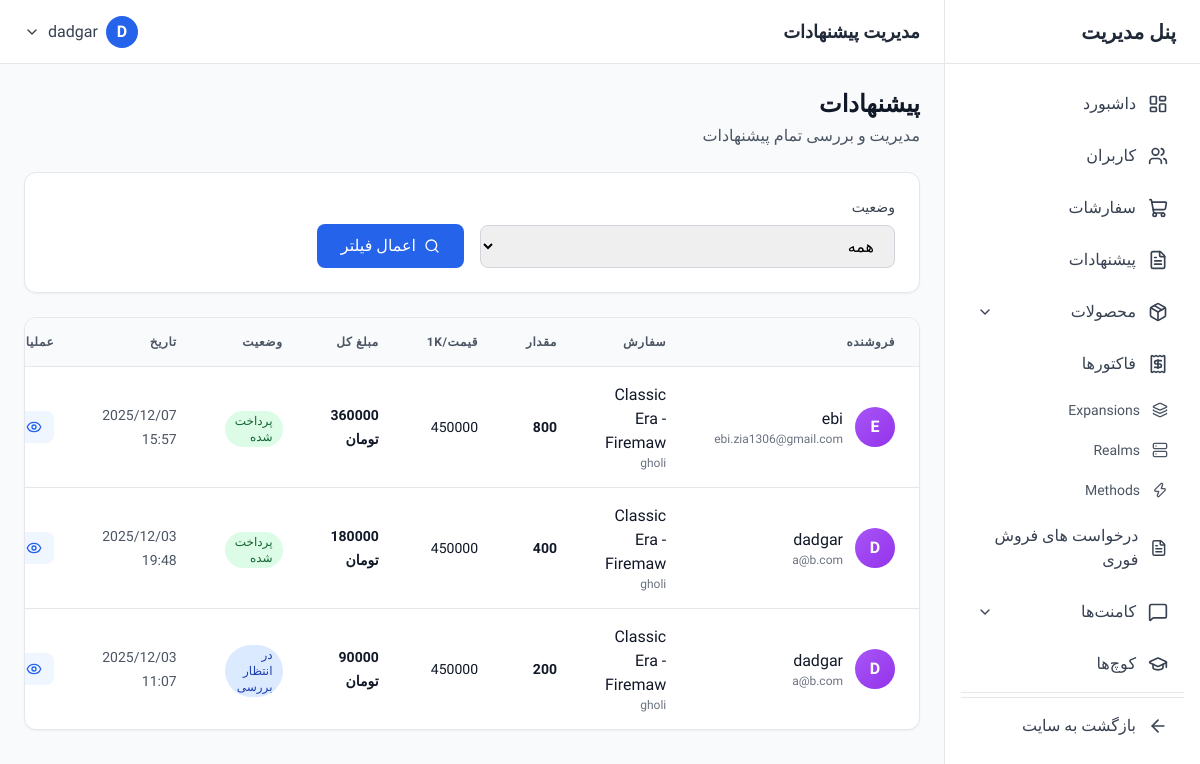
Screenshot of /dashboard/offers/ (signed in) with the database file from the repository.
### account/models.py (models this page shows, shortened)
class User(AbstractUser):
    email = models.EmailField('Email Address', unique=True)
    phone = models.CharField('Phone Number', max_length=15)
    discord_id = models.CharField('Discord ID', max_length=255)
    last_activation_email_sent = models.DateTimeField(null=True, blank=True)

### core/models.py (models this page shows, shortened)
class Offer(models.Model):
    STATUS_CHOICES = [
        ('pending', 'در انتظار تکمیل'),
        ('review', 'در انتظار بررسی'),
        ('Awaiting_payment', 'در انتظار پرداخت'),
        ('paid', 'پرداخت شده'),
        ('nptapprove', 'تایید نشد')
    ]
    order = models.ForeignKey('Order', on_delete=models.CASCADE, related_name='offers')  # هر Offer به یک Order وصل است
    seller = models.ForeignKey(User, on_delete=models.CASCADE, related_name='offers')  # فروشنده
    quantity = models.PositiveIntegerField()
    price_per_1k = models.IntegerField()
    total_price = models.IntegerField()
    status = models.CharField(max_length=20, choices=STATUS_CHOICES, default='pending')
    created_at = models.DateTimeField(auto_now_add=True)
    proof = models.FileField(upload_to=_get_avatar_upload_path, null=True, blank=True)

class Order(models.Model):
    STATUS_CHOICES = [
        ('available', 'در دسترس'),
        ('Done', 'به اتمام رسیده'),
        ('cansel', 'لغو شده'),
        ('pending', 'در حال بررسی'),
    ]
    FACTION_CHOICES = [
        ('horde', 'Horde'),
        ('alliance', 'Alliance')
    ]
    REGION_CHOICES = [
        ('eu', 'EU'),
        ('us', 'US')
    ]
    title = models.CharField('Title', max_length=255)
    uuid = models.UUIDField(unique=True, default=uuid.uuid4)
    created_at = models.DateTimeField(auto_now_add=True)
    description = models.TextField()
    buyer = models.CharField('Buyer', max_length=255)
    expansion = models.ManyToManyField(Expansion,)
    faction = models.CharField('Faction', max_length=255, choices=FACTION_CHOICES)
    realm = models.ManyToManyField(Realm,)
    region = models.CharField('Region', max_length=255, choices=REGION_CHOICES)
    min_reserve = models.IntegerField('Min. Reserve')
    price_per_1k = models.IntegerField('Price per 1k')
    amount = models.IntegerField('Amount')
    status = models.CharField('Status', max_length=255, choices=STATUS_CHOICES)
    rest = models.IntegerField('Rest', default=0)

### dashboard/views.py (the view)
# urls.py: path('offers/', views.offer_list, name='offer_list'),
@login_required
@user_passes_test(is_admin)
def offer_list(request):
    offers = Offer.objects.select_related('seller', 'order').order_by('-created_at')
    status_filter = request.GET.get('status', '')
    if status_filter:
        offers = offers.filter(status=status_filter)
    seller_id = request.GET.get('seller', '')
    if seller_id:
        offers = offers.filter(seller_id=seller_id)
        try:
            seller = User.objects.get(id=seller_id)
        except User.DoesNotExist:
            seller = None
    else:
        seller = None
    context = {
        'offers': offers,
        'status_filter': status_filter,
        'status_choices': Offer.STATUS_CHOICES,
        'seller': seller,
    }
    return render(request, 'dashboard/offers/list.html', context)

### dashboard/views.py (called while the page is built)
def is_admin(user):
    return user.is_staff or user.is_superuser

### dashboard/templates/dashboard/offers/list.html (shortened to what this page needs)
{% extends 'dashboard/base.html' %}
{% block page_title %}مدیریت پیشنهادات{% endblock %}
{% block content %}
<div class="space-y-6">
    <div class="flex flex-col sm:flex-row items-start sm:items-center justify-between gap-4">
        <div>
            <h2 class="text-2xl font-bold text-gray-900">پیشنهادات</h2>
            <p class="text-gray-600 mt-1">مدیریت و بررسی تمام پیشنهادات</p>
        </div>
    </div>
    <div class="bg-white rounded-xl shadow-sm border border-gray-200 p-6">
        <form method="GET" class="grid grid-cols-1 md:grid-cols-2 gap-4">
            <div>
                <label class="block text-sm font-medium text-gray-700 mb-2">وضعیت</label>
                <select
                    name="status"
                    class="w-full px-4 py-2.5 border border-gray-300 rounded-lg focus:ring-2 focus:ring-blue-500 focus:border-blue-500"
                >
                    <option value="">همه</option>
                </select>
            </div>
            <div class="flex items-end gap-2">
                <button type="submit" class="inline-flex items-center gap-2 px-6 py-2.5 bg-blue-600 text-white rounded-lg hover:bg-blue-700 transition-colors">
                    <i data-lucide="search" class="w-4 h-4"></i>
                    <span>اعمال فیلتر</span>
                </button>
            </div>
        </form>
    </div>
    <div class="bg-white rounded-xl shadow-sm border border-gray-200 overflow-hidden">
        {% if offers %}
        <div class="overflow-x-auto">
            <table class="w-full">
                <thead class="bg-gray-50 border-b border-gray-200">
                    <tr>
                        <th class="px-6 py-4 text-right text-xs font-semibold text-gray-600 uppercase tracking-wider">فروشنده</th>
                        <th class="px-6 py-4 text-right text-xs font-semibold text-gray-600 uppercase tracking-wider">سفارش</th>
                        <th class="px-6 py-4 text-right text-xs font-semibold text-gray-600 uppercase tracking-wider">مقدار</th>
                        <th class="px-6 py-4 text-right text-xs font-semibold text-gray-600 uppercase tracking-wider">قیمت/1K</th>
                        <th class="px-6 py-4 text-right text-xs font-semibold text-gray-600 uppercase tracking-wider">مبلغ کل</th>
                        <th class="px-6 py-4 text-right text-xs font-semibold text-gray-600 uppercase tracking-wider">وضعیت</th>
                        <th class="px-6 py-4 text-right text-xs font-semibold text-gray-600 uppercase tracking-wider">تاریخ</th>
                        <th class="px-6 py-4 text-right text-xs font-semibold text-gray-600 uppercase tracking-wider">عملیات</th>
                    </tr>
                </thead>
                <tbody class="divide-y divide-gray-200">
                    {% for offer in offers %}
                    <tr class="hover:bg-gray-50 transition-colors">
                        <td class="px-6 py-4">
                            <div class="flex items-center gap-3">
                                <div class="flex-shrink-0 w-10 h-10 bg-gradient-to-br from-purple-500 to-purple-600 rounded-full flex items-center justify-center text-white font-semibold">
                                    {{ offer.seller.username|slice:":1"|upper }}
                                </div>
                                <div>
                                    <p class="font-medium text-gray-900">{{ offer.seller.username }}</p>
                                    <p class="text-xs text-gray-500">{{ offer.seller.email }}</p>
                                </div>
                            </div>
                        </td>
                        <td class="px-6 py-4">
                            <div>
                                <p class="font-medium text-gray-900">{{ offer.order.title|truncatewords:5 }}</p>
                                <p class="text-xs text-gray-500">{{ offer.order.buyer }}</p>
                            </div>
                        </td>
                        <td class="px-6 py-4">
                            <span class="text-sm font-semibold text-gray-900">{{ offer.quantity|floatformat:0 }}</span>
                        </td>
                        <td class="px-6 py-4">
                            <span class="text-sm text-gray-900">{{ offer.price_per_1k|floatformat:0 }}</span>
                        </td>
                        <td class="px-6 py-4">
                            <span class="text-sm font-bold text-gray-900">{{ offer.total_price|floatformat:0 }} تومان</span>
                        </td>
                        <td class="px-6 py-4">
                            <span class="inline-flex items-center px-2.5 py-0.5 rounded-full text-xs font-medium
                                {% if offer.status == 'pending' %}bg-yellow-100 text-yellow-800
                                {% elif offer.status == 'review' %}bg-blue-100 text-blue-800
                                {% elif offer.status == 'Awaiting_payment' %}bg-orange-100 text-orange-800
                                {% elif offer.status == 'paid' %}bg-green-100 text-green-800
                                {% else %}bg-red-100 text-red-800{% endif %}">
                                {{ offer.get_status_display }}
                            </span>
                        </td>
                        <td class="px-6 py-4">
                            <span class="text-sm text-gray-600">{{ offer.created_at|date:"Y/m/d H:i" }}</span>
                        </td>
                        <td class="px-6 py-4">
                            <a href="{% url 'dashboard:offer_detail' offer.pk %}"
                               class="inline-flex items-center gap-2 px-3 py-1.5 text-sm bg-blue-50 text-blue-600 rounded-lg hover:bg-blue-100 transition-colors">
                                <i data-lucide="eye" class="w-4 h-4"></i>
                            </a>
                        </td>
                    </tr>
                    {% endfor %}
                </tbody>
            </table>
        </div>
        {% endif %}
    </div>
</div>
{% endblock %}

### dashboard/templates/dashboard/base.html (shortened to what this page needs)
<!DOCTYPE html>
<html lang="fa" dir="rtl">
<head>
    <script src="https://cdn.tailwindcss.com"></script>
</head>
<body class="bg-gray-50" x-data="{ sidebarOpen: true, mobileMenuOpen: false }">
    <aside
        :class="sidebarOpen ? 'translate-x-0' : 'translate-x-full'"
        class="fixed right-0 top-0 z-40 h-screen w-64 bg-white border-l border-gray-200 transition-transform duration-300 ease-in-out lg:translate-x-0"
    >
        <div class="flex items-center justify-between h-16 px-6 border-b border-gray-200">
            <h1 class="text-xl font-bold text-gray-800">پنل مدیریت</h1>
        </div>
<nav class="p-4 space-y-1 overflow-y-auto h-[calc(100vh-64px)]">
    <a href="{% url 'dashboard:home' %}" class="flex items-center gap-3 px-4 py-3 text-gray-700 rounded-lg hover:bg-blue-50 hover:text-blue-600 transition-colors">
        <i data-lucide="layout-dashboard" class="w-5 h-5"></i>
        <span>داشبورد</span>
    </a>
    <a href="{% url 'dashboard:user_list' %}" class="flex items-center gap-3 px-4 py-3 text-gray-700 rounded-lg hover:bg-blue-50 hover:text-blue-600 transition-colors">
        <i data-lucide="users" class="w-5 h-5"></i>
        <span>کاربران</span>
    </a>
    <a href="{% url 'dashboard:order_list' %}" class="flex items-center gap-3 px-4 py-3 text-gray-700 rounded-lg hover:bg-blue-50 hover:text-blue-600 transition-colors">
        <i data-lucide="shopping-cart" class="w-5 h-5"></i>
        <span>سفارشات</span>
    </a>
    <a href="{% url 'dashboard:offer_list' %}" class="flex items-center gap-3 px-4 py-3 text-gray-700 rounded-lg hover:bg-blue-50 hover:text-blue-600 transition-colors">
        <i data-lucide="file-text" class="w-5 h-5"></i>
        <span>پیشنهادات</span>
    </a>
    <div x-data="{ open: false }">
        <button @click="open = !open" class="w-full flex items-center justify-between gap-3 px-4 py-3 text-gray-700 rounded-lg hover:bg-blue-50 hover:text-blue-600 transition-colors">
            <div class="flex items-center gap-3">
                <i data-lucide="package" class="w-5 h-5"></i>
                <span>محصولات</span>
            </div>
            <i data-lucide="chevron-down" class="w-4 h-4" :class="{ 'rotate-180': open }"></i>
        </button>
    </div>
    <a href="{% url 'dashboard:invoice_list' %}" class="flex items-center gap-3 px-4 py-3 text-gray-700 rounded-lg hover:bg-blue-50 hover:text-blue-600 transition-colors">
        <i data-lucide="receipt" class="w-5 h-5"></i>
        <span>فاکتورها</span>
    </a>
    <a href="{% url 'dashboard:expansion_list' %}" class="flex items-center gap-3 px-4 py-2 text-sm text-gray-600 rounded-lg hover:bg-blue-50 hover:text-blue-600 transition-colors">
        <i data-lucide="layers" class="w-4 h-4"></i>
        <span>Expansions</span>
    </a>
    <a href="{% url 'dashboard:realm_list' %}" class="flex items-center gap-3 px-4 py-2 text-sm text-gray-600 rounded-lg hover:bg-blue-50 hover:text-blue-600 transition-colors">
        <i data-lucide="server" class="w-4 h-4"></i>
        <span>Realms</span>
    </a>
    <a href="{% url 'dashboard:method_list' %}" class="flex items-center gap-3 px-4 py-2 text-sm text-gray-600 rounded-lg hover:bg-blue-50 hover:text-blue-600 transition-colors">
        <i data-lucide="zap" class="w-4 h-4"></i>
        <span>Methods</span>
    </a>
    <a href="{% url 'dashboard:fastsell_list' %}" class="flex items-center gap-3 px-4 py-3 text-gray-700 rounded-lg hover:bg-blue-50 hover:text-blue-600 transition-colors">
        <i data-lucide="file-text" class="w-5 h-5"></i>
        <span>درخواست های فروش فوری</span>
    </a>
    <div x-data="{ open: false }">
        <button @click="open = !open" class="w-full flex items-center justify-between gap-3 px-4 py-3 text-gray-700 rounded-lg hover:bg-blue-50 hover:text-blue-600 transition-colors">
            <div class="flex items-center gap-3">
                <i data-lucide="message-square" class="w-5 h-5"></i>
                <span>کامنت‌ها</span>
            </div>
            <i data-lucide="chevron-down" class="w-4 h-4" :class="{ 'rotate-180': open }"></i>
        </button>
    </div>
    <a href="{% url 'dashboard:coach_list' %}" class="flex items-center gap-3 px-4 py-3 text-gray-700 rounded-lg hover:bg-blue-50 hover:text-blue-600 transition-colors">
        <i data-lucide="graduation-cap" class="w-5 h-5"></i>
        <span>کوچ‌ها</span>
    </a>
    <hr class="my-4 border-gray-200">
    <hr class="my-4 border-gray-200">
    <a href="/" class="flex items-center gap-3 px-4 py-3 text-gray-700 rounded-lg hover:bg-gray-100 transition-colors">
        <i data-lucide="arrow-left" class="w-5 h-5"></i>
        <span>بازگشت به سایت</span>
    </a>
</nav>
    </aside>
    <div class="lg:mr-64">
        <header class="bg-white border-b border-gray-200 h-16 flex items-center justify-between px-6 sticky top-0 z-30">
            <div class="flex items-center gap-4">
                <h2 class="text-lg font-semibold text-gray-800">{% block page_title %}داشبورد{% endblock %}</h2>
            </div>
            <div class="flex items-center gap-4" x-data="{ open: false }">
                <div class="relative">
                    <button @click="open = !open" class="flex items-center gap-2 text-gray-700 hover:text-gray-900">
                        <div class="w-8 h-8 rounded-full bg-blue-600 flex items-center justify-center text-white font-semibold">
                            {{ request.user.username|slice:":1"|upper }}
                        </div>
                        <span class="hidden md:block">{{ request.user.username }}</span>
                        <i data-lucide="chevron-down" class="w-4 h-4"></i>
                    </button>
                </div>
            </div>
        </header>
        <main class="p-6">
            {% block content %}{% endblock %}
        </main>
    </div>
</body>
</html>

### dashboard/templates/dashboard/base.html (style rules this page uses)
body { font-family: 'Vazirmatn', sans-serif; }

### rows the page displays
User: user.username "D", user.username "dadgar"
Offer: seller.username "E", seller.username "ebi", seller.email "ebi.zia1306@gmail.com", order "Classic Era - Firemaw", order.buyer "gholi", quantity "800", price_per_1k "450000", total_price "360000", status "پرداخت شده", created_at "2025/12/07 15:57"
Offer: seller.username "D", seller.username "dadgar", seller.email "a@b.com", order "Classic Era - Firemaw", order.buyer "gholi", quantity "400", price_per_1k "450000", total_price "180000", status "پرداخت شده", created_at "2025/12/03 19:48"
Offer: seller.username "D", seller.username "dadgar", seller.email "a@b.com", order "Classic Era - Firemaw", order.buyer "gholi", quantity "200", price_per_1k "450000", total_price "90000", status "در انتظار بررسی", created_at "2025/12/03 11:07"
